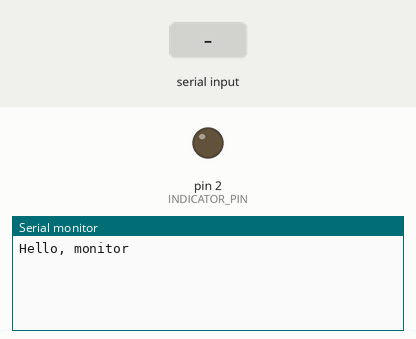
Bench run of a sketch on a simulated Arduino Uno, built with avr-gcc and run on an emulated ATmega328P. Parts: output pins drawn as LEDs (lit = HIGH), the last lines printed to the serial monitor. The test bench sets the inputs (shaded band).

Above: at 1.2 s.
1.3 s: "90,45,200S" received over the second serial link
At 1.9 s:
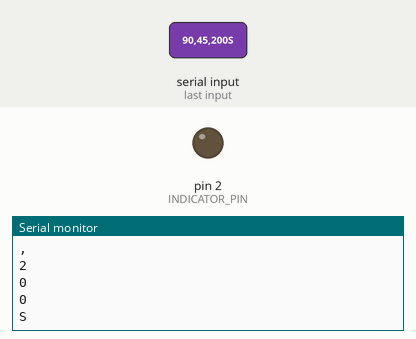
2.8 s: "W90S" received over the second serial link
At 4.0 s:
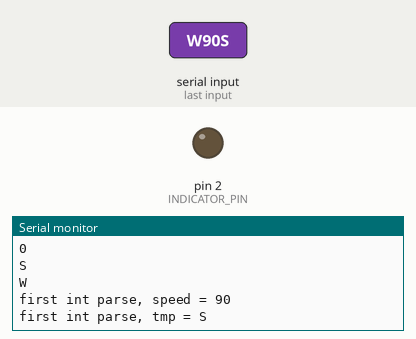
4.3 s: "Q90S" received over the second serial link
At 5.5 s:
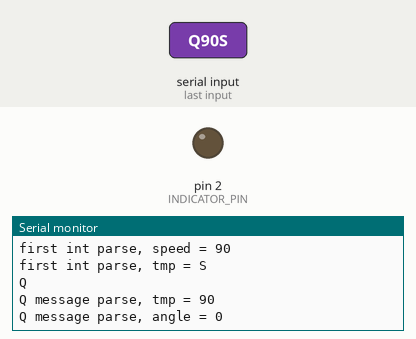
Timing chart, 0 to 7.3 s (numbered marks = the images above; inputs shaded):
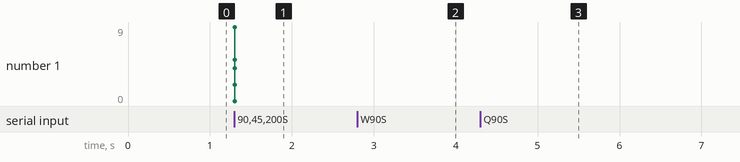

Measured:
- after the input at 1.3 s, the serial monitor: prints a new line at once (image 1)
- after the input at 2.8 s, the serial monitor: prints a new line at once (image 2)
- after the input at 4.3 s, the serial monitor: prints a new line at once (image 3)

The sketch:

messagedebug.ino
```cpp
#include <SoftwareSerial.h>
#include <EEPROM.h>

#define GAMEPAD_BAUD_RATE 9600
#define BLUETOOTH_BAUD_RATE 115200
#define INDICATOR_PIN 2

enum PadMode
{
  LEFT_ANALOG_STICK = 0,
  LEFT_RIGHT_STICK = 1,
  LEFT_PAD_KEY = 2,
  RIGHT_PAD_KEY = 3
};

enum CarMode
{
  MANUAL = 0,
  RECORD = 1,
  REPLAY = 2
};

SoftwareSerial softSerial(10, 11); // RX, TX
PadMode padMode = LEFT_ANALOG_STICK;
CarMode carMode = MANUAL;
unsigned long beginTime;
int currentAngle = 90;

void setup() {
  Serial.begin(BLUETOOTH_BAUD_RATE);
  while (!Serial) {
    ; // wait for serial port to connect. Needed for native USB port only
  }
  softSerial.begin(GAMEPAD_BAUD_RATE);
  Serial.println("Hello, monitor");
  pinMode(INDICATOR_PIN, OUTPUT);
  digitalWrite(INDICATOR_PIN, LOW);
  softSerial.setTimeout(300);
}

void loop() {
  //processMessage();
  printSerialMsg();
}

void printSerialMsg()
{
  char msg[1];
  if (softSerial.readBytes(msg, 1))
  {
    char cmd = msg[0];
    char temp[16];
    String tmp;
    Serial.println(cmd);
    switch (cmd)
    {
      case 'W':
        long speed;
        speed = softSerial.parseInt();
        Serial.print("first int parse, speed = ");
        Serial.println(speed);
        //softSerial.readBytesUntil('\n', temp, 16);
        tmp = softSerial.readStringUntil('\n');
        Serial.print("first int parse, tmp = ");
        Serial.println(tmp);
        break;
      case 'Q':
        // clear the initial message "Qxxx"
        // softSerial.readBytesUntil('S', temp, 16);
        tmp = softSerial.readStringUntil('S');
        Serial.print("Q message parse, tmp = ");
        Serial.println(tmp);
        // clear end

        long angle;
        angle = softSerial.parseInt();
        Serial.print("Q message parse, angle = ");
        Serial.println(angle);
        break;
    }
  }
}

void processMessage()
{
  char msg[1];
  if (softSerial.readBytes(msg, 1))
  {
    char cmd = msg[0];
    debugOutput("Serial port get following command: ");
    Serial.println(cmd);
    if (cmd == 'G')
    {
      carMode = CarMode((carMode + 1) % 3);
      switch (carMode)
      {
        case MANUAL:
          digitalWrite(INDICATOR_PIN, LOW);
          debugOutput("switch to manual mode");
          break;
        case RECORD:
          digitalWrite(INDICATOR_PIN, HIGH);
          debugOutput("switch to learning mode");
          break;
        case REPLAY:
          digitalWrite(INDICATOR_PIN, HIGH);
          debugOutput("switch to auto mode");
          break;
      }
    }
    else
    {
      switch (carMode)
      {
        case MANUAL:
          manualControl(cmd);
          break;
        case REPLAY:
          if (cmd == 'H') // 'H' is the command to start replay in REPLAY mode
            debugOutput("Car Replay started");
          break;
        case RECORD:
          if (cmd == 'H') // 'H' is the command to start record in RECORD mode
            record();
          break;
      }
    }
  }
  else if (carMode == MANUAL && padMode == LEFT_PAD_KEY)
    debugOutput("Car stopped for serial timeout");
  else if (carMode == RECORD)
    //Serial.println("Blink the led to indicate this is learn mode now");
    ledBlink(INDICATOR_PIN, 500);
}

// void autoControl()
// {
//   for (int index = 0; index < EEPROM.length() ; index++) {
//     if (EEPROM[index] == 0) {
//       Serial.print("EEPROM[index] = ");
//       Serial.println(EEPROM[index]);
//       break;
//     }
//     Serial.println(char(EEPROM[index]));
//     learn_control(EEPROM[index]);
//     byte high = EEPROM.read(++index);
//     byte low = EEPROM.read(++index);
//     int duration = word(high, low);
//     Serial.println(duration);
//     delay(duration);
//   }
// }

void record()
{
  digitalWrite(INDICATOR_PIN, LOW); // turn off the led to indicate user eeprom clear is started
  debugOutput("clear eeprom started");
  clearEEPROM();
  digitalWrite(INDICATOR_PIN, HIGH); // turn on the led to indicate user eeprom clear is done
  debugOutput("clear eeprom finished");
  beginTime = 0;

  while (true)
  {
    char learnCmd[1];
    if (softSerial.readBytes(learnCmd, 1))
    {
      char cmdValue = learnCmd[0];
      if (cmdValue == 'G')
      {
        // stop learning
        debugOutput("Car stopped for learning terminated");
        digitalWrite(INDICATOR_PIN, LOW);
        break;
      }
      switch (cmdValue)
      {
        case 'I':
        case 'J':
        case 'K':
        case 'L':
        case 'H':
          if (beginTime != 0)
          {
            int duration = millis() - beginTime;
            debugOutput("Write time duration to eeprom.");
            Serial.print("duration is: ");
            Serial.println(duration);
          }
          debugOutput("Write command to eeprom.");
          Serial.print("command is: ");
          Serial.println(cmdValue);
          rightPadKey(cmdValue);
          beginTime = millis();
          break;
      }
    }
    else
      ledBlink(INDICATOR_PIN, 500);
  }
}

void manualControl(char cmd)
{
  if (cmd == 'H') // switch gamepad control mode
  {
    padMode = PadMode((padMode + 1) % 4);
  }
  else
  {
    switch (padMode)
    {
      case LEFT_ANALOG_STICK:
        leftAnalogStick(cmd);
        break;
      case LEFT_RIGHT_STICK:
        leftrightAnalogStick(cmd);
        break;
      case LEFT_PAD_KEY:
        leftPadKey(cmd);
        break;
      case RIGHT_PAD_KEY:
        rightPadKey(cmd);
        break;
    }
  }
}

void leftAnalogStick(char cmd)
{
  if (cmd == 'W')
  {
    long speed;
    long angle;
    speed = softSerial.parseInt();
    angle = softSerial.parseInt();

    debugOutput(speed);
    if (speed < 127)
      debugOutput("Go forward with full speed");
    else if (speed > 127)
      debugOutput("Go backward with full speed");
    else if (speed == 127)
      debugOutput("Car stopped");

    debugOutput(angle);
    debugOutput("Car wheeled to specified angle");
  }
}

void leftrightAnalogStick(char cmd)
{
  char temp[6];
  switch (cmd)
  {
    case 'W':
      long speed;
      speed = softSerial.parseInt();

      // clear the followed message "Pxxx\n"
      softSerial.readBytesUntil('\n', temp, 4);
      // clear end

      debugOutput(speed);
      if (speed < 127)
        debugOutput("Go forward with full speed");
      else if (speed > 127)
        debugOutput("Go backward with full speed");
      else if (speed == 127)
        debugOutput("Car stopped");
      break;
    case 'Q':
      // clear the initial message "Qxxx"
      softSerial.readBytesUntil('S', temp, 3);
      // clear end
      long angle;
      angle = softSerial.parseInt();
      debugOutput(angle);
      debugOutput("Car wheeled to specified angle");
      break;
  }
}

void leftPadKey(char cmd)
{
  switch (cmd)
  {
    case 'f':
    case 'A':
      debugOutput("Run Forward");
      break;
    case 'b':
    case 'B':
      debugOutput("Run Backward");
      break;
    case 'l':
    case 'C':
      debugOutput("Turn Left");
      break;
    case 'r':
    case 'D':
      debugOutput("Turn Right");
      break;
  }
}

void rightPadKey(char cmd)
{
  switch (cmd)
  {
    case 'I':
      debugOutput("Run Forward");
      break;
    case 'J':
      debugOutput("Run Backward");
      break;
    case 'K':
      debugOutput("Turn Left");
      break;
    case 'L':
      debugOutput("Turn Right");
      break;
    case 'E':
    case 'H':
      debugOutput("Car Stopped");
      break;
  }
}

void clearEEPROM()
{
  for (int i = 0 ; i < EEPROM.length() ; i++) {
    delay(10);
  }
}

void ledBlink(int ledPin, int period)
{
  digitalWrite(ledPin, LOW);
  delay(period);
  digitalWrite(ledPin, HIGH);
}

void debugOutput(String msg)
{
  String strCarMode = "";
  String strPadMode = "";
  switch (carMode)
  {
    case MANUAL:
      strCarMode = "MANUAL";
      break;
    case RECORD:
      strCarMode = "RECORD";
      break;
    case REPLAY:
      strCarMode = "REPLAY";
      break;
  }
  Serial.print("[");
  Serial.print(strCarMode);
  Serial.print("] - ");
  if (carMode == MANUAL)
  {
    switch (padMode)
    {
      case LEFT_ANALOG_STICK:
        strPadMode = "LEFT_ANALOG_STICK";
        break;
      case LEFT_RIGHT_STICK:
        strPadMode = "LEFT_RIGHT_STICK";
        break;
      case LEFT_PAD_KEY:
        strPadMode = "LEFT_PAD_KEY";
        break;
      case RIGHT_PAD_KEY:
        strPadMode = "RIGHT_PAD_KEY";
        break;
    }
    Serial.print("[");
    Serial.print(strPadMode);
    Serial.print("] - ");
  }
  Serial.println(msg);
}

void debugOutput(int value)
{
  String strCarMode = "";
  String strPadMode = "";
  switch (carMode)
  {
    case MANUAL:
      strCarMode = "MANUAL";
      break;
    case RECORD:
      strCarMode = "RECORD";
      break;
    case REPLAY:
      strCarMode = "REPLAY";
      break;
  }
  Serial.print("[");
  Serial.print(strCarMode);
  Serial.print("] - ");
  if (carMode == MANUAL)
  {
    switch (padMode)
    {
      case LEFT_ANALOG_STICK:
        strPadMode = "LEFT_ANALOG_STICK";
        break;
      case LEFT_RIGHT_STICK:
        strPadMode = "LEFT_RIGHT_STICK";
        break;
      case LEFT_PAD_KEY:
        strPadMode = "LEFT_PAD_KEY";
        break;
      case RIGHT_PAD_KEY:
        strPadMode = "RIGHT_PAD_KEY";
        break;
    }
    Serial.print("[");
    Serial.print(strPadMode);
    Serial.print("] - ");
  }
  Serial.print("Get a variable with value: ");
  Serial.println(value);
}
```
